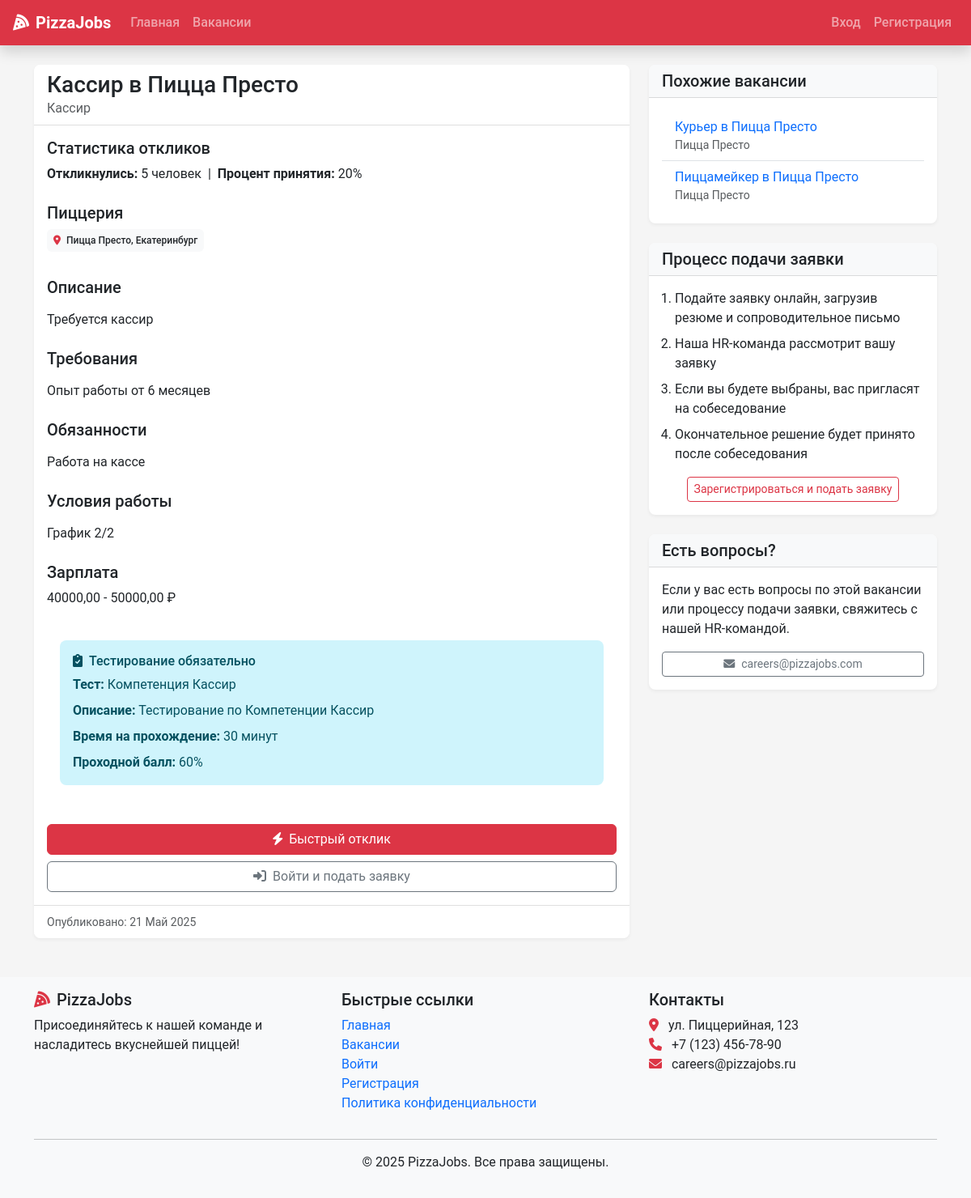
Page /vacancies/8/ on the committed database.
### recruitment/models.py (models this page shows, shortened)
class Vacancy(models.Model):
    title = models.CharField(max_length=100)
    position_type = models.ForeignKey(PositionType,
                                      on_delete=models.CASCADE,
                                      related_name='vacancies')
    restaurants = models.ManyToManyField(Restaurant, related_name='vacancies')
    description = models.TextField()
    requirements = models.TextField()
    responsibilities = models.TextField()
    conditions = models.TextField()
    salary_min = models.DecimalField(max_digits=10,
                                     decimal_places=2,
                                     null=True,
                                     blank=True)
    salary_max = models.DecimalField(max_digits=10,
                                     decimal_places=2,
                                     null=True,
                                     blank=True)
    is_active = models.BooleanField(default=True)
    created_at = models.DateTimeField(auto_now_add=True)
    updated_at = models.DateTimeField(auto_now=True)
    created_by = models.ForeignKey(User,
                                   on_delete=models.SET_NULL,
                                   null=True,
                                   related_name='created_vacancies')
    class Meta:
        verbose_name_plural = "Vacancies"

class PositionType(models.Model):
    title = models.CharField(max_length=100, unique=True)
    description = models.TextField()

class Restaurant(models.Model):
    name = models.CharField(max_length=100)
    address = models.CharField(max_length=255)
    city = models.CharField(max_length=100)
    manager = models.ForeignKey(User,
                                on_delete=models.SET_NULL,
                                null=True,
                                blank=True,
                                related_name='managed_restaurants')

class Test(models.Model):
    position_type = models.OneToOneField(PositionType,
                                         on_delete=models.CASCADE,
                                         related_name='test')
    title = models.CharField(max_length=200)
    description = models.TextField()
    time_limit = models.IntegerField(help_text="Time limit in minutes")
    passing_score = models.IntegerField(default=70)
    is_active = models.BooleanField(default=True)

### recruitment/views.py (the view)
# urls.py: path('vacancies/<int:vacancy_id>/', views.vacancy_detail, name='vacancy_detail'),
def vacancy_detail(request, vacancy_id):
        vacancy = get_object_or_404(Vacancy, id=vacancy_id, is_active=True)
        user_applied = False
        if request.user.is_authenticated:
            user_applied = Application.objects.filter(
                vacancy=vacancy,
                user=request.user
            ).exists()
        total_applications = Application.objects.filter(vacancy=vacancy).count()
        accepted_applications = Application.objects.filter(
            vacancy=vacancy,
            status=ApplicationStatus.ACCEPTED
        ).count()
        acceptance_rate = (
            (accepted_applications * 100) // total_applications
            if total_applications > 0 else 0
        )
        vacancy_restaurants = vacancy.restaurants.all()
        similar_qs = (Vacancy.objects
        .filter(is_active=True,
                restaurants__in=vacancy_restaurants)
        .exclude(pk=vacancy.pk)
        .distinct())
        restaurant_ids = vacancy_restaurants.values_list('id', flat=True)
        similar_vacancies = []
        for sim in similar_qs.prefetch_related('restaurants'):
            common = sim.restaurants.filter(id__in=restaurant_ids).first()
            similar_vacancies.append({
                'vacancy': sim,
                'restaurant': common
                })
        context = {
            'vacancy': vacancy,
            'user_applied': user_applied,
            'total_applications': total_applications,
            'acceptance_rate': acceptance_rate,
            'similar_vacancies': similar_vacancies,
        }
        return render(request, 'vacancies/detail.html', context)

### recruitment/context_processors.py (called while the page is built, shortened)
def user_context(request):
    context = {}
    return context

### templates/vacancies/detail.html (shortened to what this page needs)
{% extends 'base.html' %}
{% block content %}
<div class="container">
    <div class="row">
        <div class="col-lg-8">
            <div class="card shadow-sm mb-4">
                <div class="card-header bg-white">
                    <h1 class="card-title h3 mb-0">{{ vacancy.title }}</h1>
                    <p class="text-muted mb-0">{{ vacancy.position_type.title }}</p>
                </div>
                <div class="card-body">
                <div class="mb-4">
                    <h5>Статистика откликов</h5>
                    <p>
                        <strong>Откликнулись:</strong> {{ total_applications }} человек
                        {% if total_applications > 0 %}
                            &nbsp;|&nbsp;
                            <strong>Процент принятия:</strong> {{ acceptance_rate }}%
                        {% endif %}
                    </p>
                </div>
                    <div class="mb-4">
                        <h5>Пиццерия</h5>
                        <div class="d-flex flex-wrap">
                            {% for restaurant in vacancy.restaurants.all %}
                                <div class="badge bg-light text-dark me-2 mb-2 p-2">
                                    <i class="fas fa-map-marker-alt text-danger me-1"></i>
                                    {{ restaurant.name }}, {{ restaurant.city }}
                                </div>
                            {% endfor %}
                        </div>
                    </div>
                    <div class="mb-4">
                        <h5>Описание</h5>
                        <p>{{ vacancy.description|linebreaks }}</p>
                    </div>
                    <div class="mb-4">
                        <h5>Требования</h5>
                        <p>{{ vacancy.requirements|linebreaks }}</p>
                    </div>
                    <div class="mb-4">
                        <h5>Обязанности</h5>
                        <p>{{ vacancy.responsibilities|linebreaks }}</p>
                    </div>
                    <div class="mb-4">
                        <h5>Условия работы</h5>
                        <p>{{ vacancy.conditions|linebreaks }}</p>
                    </div>
                    {% if vacancy.salary_min or vacancy.salary_max %}
                        <div class="mb-4">
                            <h5>Зарплата</h5>
                            <p>
                                {% if vacancy.salary_min and vacancy.salary_max %}
                                    {{ vacancy.salary_min }} - {{ vacancy.salary_max }} ₽
                                {% elif vacancy.salary_min %}
                                    От {{ vacancy.salary_min }} ₽
                                {% elif vacancy.salary_max %}
                                    До {{ vacancy.salary_max }} ₽
                                {% endif %}
                            </p>
                        </div>
                    {% endif %}
                    {% if vacancy.position_type.test and vacancy.position_type.test.is_active %}
                        <div class="card mb-3">
                            <div class="card-body">
                                <div class="alert alert-info">
                                    <h6><i class="fas fa-clipboard-check me-2"></i>Тестирование обязательно</h6>
                                    <p class="mb-2"><strong>Тест:</strong> {{ vacancy.position_type.test.title }}</p>
                                    <p class="mb-2"><strong>Описание:</strong> {{ vacancy.position_type.test.description }}</p>
                                    <p class="mb-2"><strong>Время на прохождение:</strong> {{ vacancy.position_type.test.time_limit }} минут</p>
                                    <p class="mb-0"><strong>Проходной балл:</strong> {{ vacancy.position_type.test.passing_score }}%</p>
                                    {% if user.is_authenticated %}
                                        {% load recruitment_extras %}
                                    {% endif %}
                                </div>
                            </div>
                        </div>
                    {% endif %}
                    {% if user.is_authenticated %}
                        {% if user.profile.role == 'CANDIDATE' %}
                            {% if not user_applied %}
                                <div class="d-grid gap-2">
                                    {% comment %}
                                    {% if vacancy.test and vacancy.test.is_active %}
                                        <a href="{% url 'take_test' vacancy.test.id %}" class="btn btn-danger">
                                            <i class="fas fa-tasks me-2"></i>Пройти тест для отклика
                                        </a>
                                    {% else %}
                                        <a href="{% url 'apply_for_vacancy' vacancy.id %}" class="btn btn-danger">
                                            <i class="fas fa-paper-plane me-2"></i>Откликнуться
                                        </a>
                                    {% endif %}
                                    {% endcomment %}
                                    <a href="{% url 'apply_for_vacancy' vacancy.id %}" class="btn btn-danger">
                                        <i class="fas fa-paper-plane me-2"></i>Откликнуться
                                    </a>
                                </div>
                            {% endif %}
                        {% endif %}
                    {% else %}
                        <div class="d-grid gap-2">
                            <a href="{% url 'quick_apply' vacancy.id %}" class="btn btn-danger">
                                <i class="fas fa-bolt me-2"></i>Быстрый отклик
                            </a>
                            <a href="{% url 'login' %}?next={% url 'apply_for_vacancy' vacancy.id %}" class="btn btn-outline-secondary">
                                <i class="fas fa-sign-in-alt me-2"></i>Войти и подать заявку
                            </a>
                        </div>
                    {% endif %}
                </div>
                <div class="card-footer bg-white text-muted">
                    <small>Опубликовано: {{ vacancy.created_at|date:"j F Y" }}</small>
                </div>
            </div>
        </div>
        <div class="col-lg-4">
        <div class="card shadow-sm mb-4">
            <div class="card-header bg-light">
                <h5 class="mb-0">Похожие вакансии</h5>
            </div>
            <div class="card-body">
                {% if similar_vacancies %}
                    <ul class="list-group list-group-flush">
                        {% for item in similar_vacancies %}
                            <li class="list-group-item">
                                <a href="{% url 'vacancy_detail' item.vacancy.id %}" class="text-decoration-none">
                                    {{ item.vacancy.title }}
                                </a>
                                <div class="small text-muted">
                                    {{ item.restaurant.name }}
                                </div>
                            </li>
                        {% endfor %}
                    </ul>
                {% else %}
                    <p class="text-muted">Нет похожих вакансий.</p>
                {% endif %}
            </div>
        </div>
            <div class="card shadow-sm mb-4">
                <div class="card-header bg-light">
                    <h5 class="mb-0">Процесс подачи заявки</h5>
                </div>
                <div class="card-body">
                    <ol class="ps-3">
                        <li class="mb-2">Подайте заявку онлайн, загрузив резюме и сопроводительное письмо</li>
                        <li class="mb-2">Наша HR-команда рассмотрит вашу заявку</li>
                        <li class="mb-2">Если вы будете выбраны, вас пригласят на собеседование</li>
                        <li class="mb-2">Окончательное решение будет принято после собеседования</li>
                    </ol>
                    <div class="text-center mt-3">
                        {% if user.is_authenticated %}
                            {% if user.profile.role == 'CANDIDATE' %}
                                {% if not user_applied %}
                                    <a href="{% url 'apply_for_vacancy' vacancy.id %}" class="btn btn-sm btn-outline-danger">
                                        Подать заявку
                                    </a>
                                {% endif %}
                            {% endif %}
                        {% else %}
                            <a href="{% url 'register' %}" class="btn btn-sm btn-outline-danger">
                                Зарегистрироваться и подать заявку
                            </a>
                        {% endif %}
                    </div>
                </div>
            </div>
            <div class="card shadow-sm">
                <div class="card-header bg-light">
                    <h5 class="mb-0">Есть вопросы?</h5>
                </div>
                <div class="card-body">
                    <p>Если у вас есть вопросы по этой вакансии или процессу подачи заявки, свяжитесь с нашей HR-командой.</p>
                    <div class="d-grid">
                        <a href="mailto:careers@pizzajobs.com" class="btn btn-sm btn-outline-secondary">
                            <i class="fas fa-envelope me-2"></i>careers@pizzajobs.com
                        </a>
                    </div>
                </div>
            </div>
        </div>
    </div>
</div>
{% endblock %}

### static/css/main.css (style rules this page uses)
:root { --pizza-red: #dc3545; --pizza-green: #198754; --pizza-white: #ffffff; --pizza-light: #f8f9fa; --pizza-dark: #212529; --pizza-secondary: #6c757d; }
body { font-family: 'Roboto', 'Segoe UI', Arial, sans-serif; color: var(--pizza-dark); background-color: #f5f5f5; min-height: 100vh; display: flex; flex-direction: column; }
.card { border-radius: 0.5rem; border: none; overflow: hidden; }
.card-header { border-bottom: 1px solid rgba(0, 0, 0, 0.125); }
.card-footer { border-top: 1px solid rgba(0, 0, 0, 0.125); }
.card-header.bg-white { background-color: white; }
.card.shadow-sm { box-shadow: 0 0.125rem 0.25rem rgba(0, 0, 0, 0.05) !important; }
.badge { font-weight: 500; padding: 0.35em 0.65em; }
.alert { border-radius: 0.5rem; border: none; }

### rows in the picture
Vacancy: title "Кассир в Пицца Престо", position_type "Кассир", description "Требуется кассир", requirements "Опыт работы от 6 месяцев", responsibilities "Работа на кассе", conditions "График 2/2", salary_min "40000,00", salary_max "50000,00", position_type.test "Компетенция Кассир", position_type.test.description "Тестирование по Компетенции Кассир", position_type.test.time_limit "30", position_type.test.passing_score "60", created_at "21 Май 2025"
Restaurant: name "Пицца Престо", city "Екатеринбург"
Vacancy: vacancy "Курьер в Пицца Престо", restaurant.name "Пицца Престо"
Vacancy: vacancy "Пиццамейкер в Пицца Престо", restaurant.name "Пицца Престо"

### other values in the picture
{{ total_applications }} "5"
{{ acceptance_rate }} "20"
